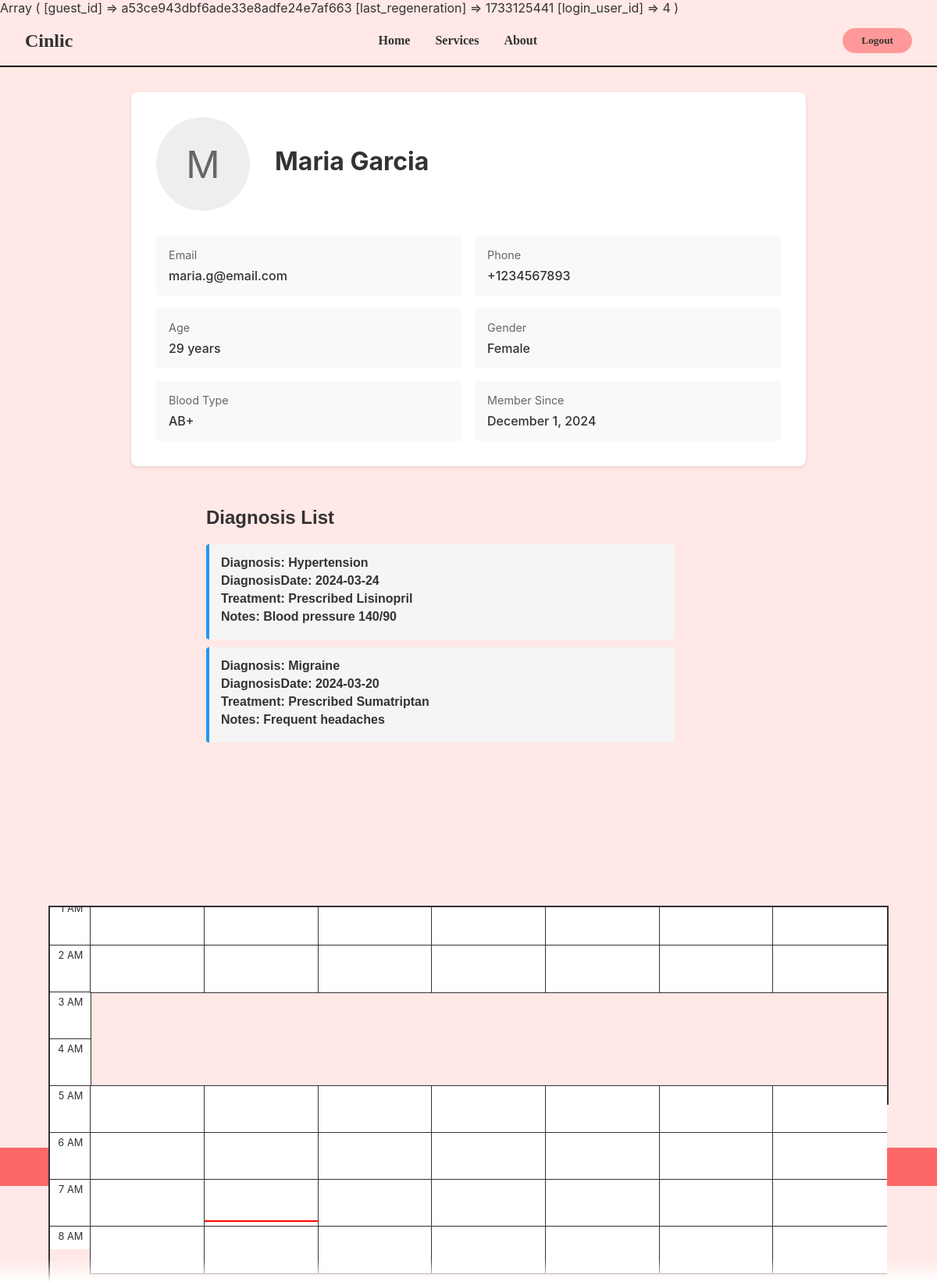
Screenshot of /user.php (signed in) with the database file from the repository.
### tables this page shows
CREATE TABLE IF NOT EXISTS patient ( 
    ID INT NOT NULL PRIMARY KEY AUTO_INCREMENT, 
    First_Name VARCHAR(50) NOT NULL,
    Last_Name VARCHAR(50) NOT NULL, 
    Email VARCHAR(100) NOT NULL UNIQUE, 
    pwd VARCHAR(255) NOT NULL, 
    phoneNum VARCHAR(15) NOT NULL, 
    DOB DATE NOT NULL, 
    gender VARCHAR(10) NOT NULL, 
    BloodType VARCHAR(3) NOT NULL,
    Created_AT TIMESTAMP DEFAULT CURRENT_TIMESTAMP,
    Updated_AT TIMESTAMP DEFAULT CURRENT_TIMESTAMP ON UPDATE CURRENT_TIMESTAMP, 
    Session_ID VARCHAR(128) DEFAULT NULL,
    CONSTRAINT chk_gender CHECK (gender IN ('Male', 'Female')),
    CONSTRAINT chk_bloodtype CHECK (BloodType IN ('A+', 'A-', 'B+', 'B-', 'AB+', 'AB-', 'O+', 'O-'))
);

CREATE TABLE IF NOT EXISTS medical_record ( 
    PatientID INT NOT NULL,
    Diagnosis VARCHAR(100) NOT NULL,
    DiagnosisDate DATE NOT NULL DEFAULT (CURRENT_DATE),
    Treatment VARCHAR(255),
    Notes TEXT,
    PRIMARY KEY (PatientID, Diagnosis, DiagnosisDate),
    FOREIGN KEY (PatientID) REFERENCES patient(ID) ON DELETE RESTRICT ON UPDATE CASCADE
);

### includes/user_model.inc.php (called while the page is built, shortened)
<?php
function getPatient_from_id($pdo, $patient_id)
{
    $query = "SELECT First_Name, Last_Name, Email, phoneNum, DOB, gender, BloodType, Created_AT FROM patient WHERE ID = :id";
    $stmt = $pdo->prepare($query);
    $stmt->bindParam(":id", $patient_id);
    $stmt->execute();
    $result = $stmt->fetch(PDO::FETCH_ASSOC);
    return $result;
}
function get_medical_records($pdo, $patient_id)
{
    $query = "Select * from medical_record  where PatientId = :ID";
    try {
        $stmt = $pdo->prepare($query);
        $stmt->bindParam(':ID', $patient_id);
        $stmt->execute();
        return $stmt->fetchAll(PDO::FETCH_ASSOC);
    } catch (PDOException $e) {
        error_log("Database error in get_medical_records: " . $e->getMessage());
        return [];
    }
}

### includes/user_controller.inc.php (called while the page is built, shortened)
<?php
require_once 'user_model.inc.php';
function getrecords($pdo, $id)
{
    $records = get_medical_records($pdo, $id);
    return $records;
}

### user.php (the view, shortened to what this page needs)
<?php
try {
    $db = Database::getInstance();
    $pdo = $db->getConnection();
    $pdo->setAttribute(PDO::ATTR_ERRMODE, PDO::ERRMODE_EXCEPTION);
} catch (PDOException $e) {
    echo $e->getMessage();
}
try {
    $userId = $_SESSION['login_user_id'];
    require_once 'includes/user_model.inc.php';
    $user = getPatient_from_id($pdo, $userId);
} catch (PDOException $e) {
    die("Query failed: " . $e->getMessage());
}
$dob = new DateTime($user['DOB']);
$today = new DateTime();
$age = $dob->diff($today)->y;
$createdDate = new DateTime($user['Created_AT']);
$formattedDate = $createdDate->format('F j, Y');
require_once 'includes/user_controller.inc.php';
$records = getrecords($pdo, $userId);
print_r($_SESSION)
?>
<!DOCTYPE html>
<html lang="en">
<head>
    <link rel="stylesheet" href="css/layout.css">
    <link rel="stylesheet" href="css/user.css ">
    <link rel="stylesheet" href="css/schedule.css">
    <link href='https://unpkg.com/boxicons@2.1.4/css/boxicons.min.css' rel='stylesheet'>
</head>
<body>
    <nav>
        <div class="logo">Cinlic</div>
        <div class="nav-links">
            <a href="index.php">Home</a>
            <a href="search.php">Services</a>
            <a href="about.php">About</a>
        </div>
        <a href="logout.php"><button class="register-btn">Logout</button></a>
    </nav>
    <main>
        <div class="profile-container">
            <div class="profile-header">
                <div class="profile-avatar">
                    <?php echo strtoupper(substr($user['First_Name'], 0, 1)); ?>
                </div>
                <div class="profile-info">
                    <h1 class="profile-name">
                        <?php echo htmlspecialchars($user['First_Name'] . ' ' . $user['Last_Name']); ?>
                    </h1>
                </div>
            </div>
            <div class="profile-details">
                <div class="detail-item">
                    <div class="detail-label">Email</div>
                    <div class="detail-value"><?php echo htmlspecialchars($user['Email']); ?></div>
                </div>
                <div class="detail-item">
                    <div class="detail-label">Phone</div>
                    <div class="detail-value"><?php echo htmlspecialchars($user['phoneNum']); ?></div>
                </div>
                <div class="detail-item">
                    <div class="detail-label">Age</div>
                    <div class="detail-value"><?php echo $age; ?> years</div>
                </div>
                <div class="detail-item">
                    <div class="detail-label">Gender</div>
                    <div class="detail-value"><?php echo htmlspecialchars($user['gender']); ?></div>
                </div>
                <div class="detail-item">
                    <div class="detail-label">Blood Type</div>
                    <div class="detail-value"><?php echo htmlspecialchars($user['BloodType']); ?></div>
                </div>
                <div class="detail-item">
                    <div class="detail-label">Member Since</div>
                    <div class="detail-value"><?php echo $formattedDate; ?></div>
                </div>
            </div>
        </div>
        <?php
        if ($records) {
            echo '<div class="diagnosis-list">
            <h2>Diagnosis List</h2>';
            foreach ($records as $rec) {
                echo '<div class="diagnosis-item">
                <div class ="diagnosis-title " >Diagnosis: ' . $rec['Diagnosis'] . '</div>
                <div class ="diagnosis-title " >DiagnosisDate: ' . $rec['DiagnosisDate'] . '</div>
                <div class ="diagnosis-title " >Treatment: ' . $rec['Treatment'] . '</div>
                <div class ="diagnosis-title " >Notes: ' . $rec['Notes'] . '</div></div>';
            }
            echo '</div>';
        }
        ?>
        <div class="calendar-wrapper">
            <div class="fixed-header">
                <h1 class="current-month"></h1>
                <div class="calendar" id="calendar-header"></div>
            </div>
            <div class="calendar-container">
                <div class="calendar" id="calendar-body"></div>
            </div>
        </div>
    </main>
    <footer>
    </footer>
</body>
</html>

### css/layout.css (style rules this page uses)
body { margin: 0; font-family: -apple-system, BlinkMacSystemFont, "Segoe UI", Roboto, sans-serif; background-color: #ffe8e6; }
nav { font-family: 'Margarine', cursive; display: flex; justify-content: space-between; padding: 1rem 2rem; align-items: center; background-color: #ffe8e6; border-bottom: 2px solid rgba(0, 0, 0, 1); font-weight: 700; }
.logo { font-size: 1.5rem; font-weight: bold; color: #333; }
.nav-links { display: flex; gap: 2rem; }
.nav-links a { text-decoration: none; color: #333; }
.register-btn { font-family: 'Margarine', cursive; background-color: #ff9999; padding: 0.5rem 1.5rem; border-radius: 20px; font-weight: 700; border: none; color: #333; cursor: pointer; }
footer { font-family: 'Margarine', cursive; background-color: #fd6767; color: #fff; padding: 1rem 2rem; text-align: center; font-size: 0.9rem; }

### css/user.css (style rules this page uses)
.profile-container { max-width: 800px; margin: 2rem auto; padding: 2rem; background: #fff; border-radius: 8px; box-shadow: 0 2px 4px rgba(0, 0, 0, 0.1); }
.profile-header { display: flex; align-items: center; margin-bottom: 2rem; gap: 2rem; }
.profile-avatar { width: 120px; height: 120px; border-radius: 60px; background: #eee; display: flex; align-items: center; justify-content: center; font-size: 3rem; color: #666; }
.profile-info { flex: 1; }
.profile-name { font-size: 2rem; margin: 0 0 0.5rem 0; }
.profile-details { display: grid; grid-template-columns: repeat(2, 1fr); gap: 1rem; margin-top: 2rem; }
.detail-item { padding: 1rem; background: #f8f9fa; border-radius: 4px; }
.detail-label { color: #666; font-size: 0.9rem; margin-bottom: 0.5rem; }
.detail-value { font-weight: 500; }

### css/schedule.css (style rules this page uses)
:root { --bg-color: #fff; --text-color: #333; --event-text: #fff; --grid-color: #e0e0e0; --active-day-bg: #f0f0f0; }
body { color: var(--text-color); }
.calendar-container { position: relative; height: 100%; overflow-y: auto; outline: 2px solid #333; }
.calendar { display: grid; grid-template-columns: auto repeat(7, 1fr); background-color: transparent; }
.fixed-header { position: relative; top: 0; z-index: 100; background-color: var(--bg-color); }
.calendar-container { scrollbar-width: none; -ms-overflow-style: none; }
.calendar-container::after { content: ""; position: fixed; bottom: 0; left: 0; right: 0; height: 30px; background: linear-gradient( to top, rgba(255, 255, 255, 1), rgba(255, 255, 255, 0) ); pointer-events: none; }
.calendar-wrapper { position: relative; display: block; padding: 0 4rem; height: 60vh; }

### user.php (style rules this page uses)
.diagnosis-list { width: 100%; max-width: 600px; padding-left: 22%; font-family: Arial, sans-serif; height: 340px; overflow: auto; }
.diagnosis-item { padding: 15px; margin-bottom: 10px; background-color: #f5f5f5; border-left: 4px solid #2196f3; border-radius: 4px; }
.diagnosis-title { font-weight: bold; color: #333; margin-bottom: 5px; }

### rows the page displays
patient: First_Name "M", First_Name+Last_Name "Maria Garcia", Email "maria.g@email.com", phoneNum "+1234567893", gender "Female", BloodType "AB+", Created_AT "December 1, 2024"
medical_record: Diagnosis "Hypertension", DiagnosisDate "2024-03-24", Treatment "Prescribed Lisinopril", Notes "Blood pressure 140/90"
medical_record: Diagnosis "Migraine", DiagnosisDate "2024-03-20", Treatment "Prescribed Sumatriptan", Notes "Frequent headaches"
